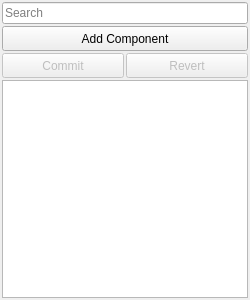
<?xml version="1.0" encoding="UTF-8"?>
<ui version="4.0">
 <class>PropertyEditor</class>
 <widget class="QWidget" name="PropertyEditor">
  <property name="geometry">
   <rect>
    <x>0</x>
    <y>0</y>
    <width>250</width>
    <height>300</height>
   </rect>
  </property>
  <property name="windowTitle">
   <string>Properties</string>
  </property>
  <layout class="QVBoxLayout" name="verticalLayout">
   <property name="spacing">
    <number>2</number>
   </property>
   <property name="leftMargin">
    <number>2</number>
   </property>
   <property name="topMargin">
    <number>2</number>
   </property>
   <property name="rightMargin">
    <number>2</number>
   </property>
   <property name="bottomMargin">
    <number>2</number>
   </property>
   <item>
    <widget class="QLineEdit" name="lineEdit">
     <property name="placeholderText">
      <string>Search</string>
     </property>
    </widget>
   </item>
   <item>
    <widget class="QToolButton" name="componentButton">
     <property name="enabled">
      <bool>true</bool>
     </property>
     <property name="sizePolicy">
      <sizepolicy hsizetype="Preferred" vsizetype="Fixed">
       <horstretch>0</horstretch>
       <verstretch>0</verstretch>
      </sizepolicy>
     </property>
     <property name="minimumSize">
      <size>
       <width>0</width>
       <height>25</height>
      </size>
     </property>
     <property name="toolTip">
      <string>Adds a new Component to this Actor.</string>
     </property>
     <property name="text">
      <string>Add Component</string>
     </property>
     <property name="popupMode">
      <enum>QToolButton::InstantPopup</enum>
     </property>
     <property name="toolButtonStyle">
      <enum>Qt::ToolButtonTextBesideIcon</enum>
     </property>
    </widget>
   </item>
   <item>
    <layout class="QHBoxLayout" name="horizontalLayout">
     <property name="spacing">
      <number>2</number>
     </property>
     <property name="leftMargin">
      <number>0</number>
     </property>
     <property name="topMargin">
      <number>0</number>
     </property>
     <property name="rightMargin">
      <number>0</number>
     </property>
     <property name="bottomMargin">
      <number>0</number>
     </property>
     <item>
      <widget class="QToolButton" name="commitButton">
       <property name="enabled">
        <bool>false</bool>
       </property>
       <property name="sizePolicy">
        <sizepolicy hsizetype="Preferred" vsizetype="Fixed">
         <horstretch>0</horstretch>
         <verstretch>0</verstretch>
        </sizepolicy>
       </property>
       <property name="minimumSize">
        <size>
         <width>0</width>
         <height>25</height>
        </size>
       </property>
       <property name="toolTip">
        <string>Saves your changes.</string>
       </property>
       <property name="text">
        <string>Commit</string>
       </property>
      </widget>
     </item>
     <item>
      <widget class="QToolButton" name="revertButton">
       <property name="enabled">
        <bool>false</bool>
       </property>
       <property name="sizePolicy">
        <sizepolicy hsizetype="Preferred" vsizetype="Fixed">
         <horstretch>0</horstretch>
         <verstretch>0</verstretch>
        </sizepolicy>
       </property>
       <property name="minimumSize">
        <size>
         <width>0</width>
         <height>25</height>
        </size>
       </property>
       <property name="toolTip">
        <string>Reverts back your unsaved changes.</string>
       </property>
       <property name="text">
        <string>Revert</string>
       </property>
      </widget>
     </item>
    </layout>
   </item>
   <item>
    <widget class="QTreeView" name="treeView">
     <property name="editTriggers">
      <set>QAbstractItemView::DoubleClicked|QAbstractItemView::EditKeyPressed</set>
     </property>
     <property name="indentation">
      <number>12</number>
     </property>
    </widget>
   </item>
  </layout>
 </widget>
 <resources/>
 <connections/>
</ui>
